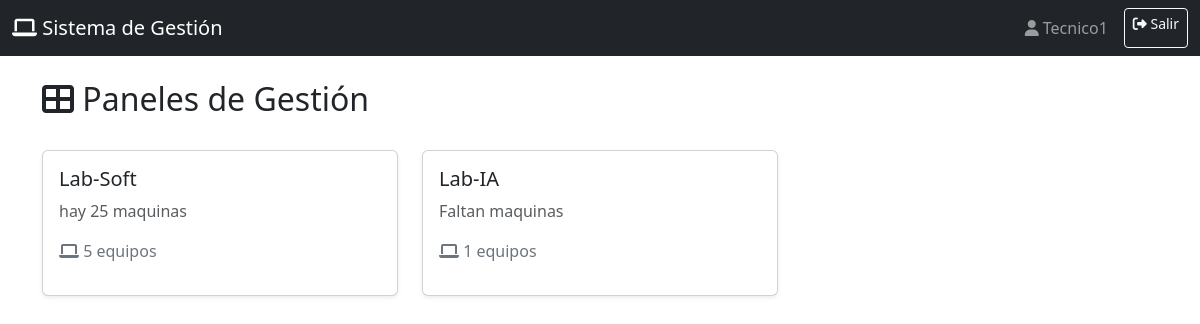
/dashboard (signed in), run on the app's committed database.
### models/Usuario.py (models this page shows, shortened)
class Usuarios(UserMixin, db.Model):
    __tablename__ = 'usuarios'
    id = db.Column(db.Integer, primary_key=True)
    username = db.Column(db.String(80), unique=True, nullable=False)
    password = db.Column(db.Text, nullable=False)
    rol = db.Column(db.String(20), nullable=False, default='estudiante')
    __table_args__ = (
        CheckConstraint("rol IN ('admin', 'profesor', 'estudiante', 'tecnico')", name='check_rol'),
    )

### models/Lab.py (models this page shows)
class Laboratorios(db.Model):
    __tablename__ = 'laboratorios'
    id = db.Column(db.Integer, primary_key=True)
    nombre = db.Column(db.String(100), unique=True, nullable=False)
    descripcion = db.Column(db.Text)
    equipos = db.relationship('Equipos', backref='laboratorio', lazy=True, cascade='all, delete-orphan')

### controllers/lab_controller.py (the view)
@Lab_bp.route('/dashboard')
@login_required
def dashboard():
    panels = Laboratorios.query.all()
    return render_template('dashboard.html', panels=panels)

### app.py (called while the page is built)
@login_manager.user_loader
def load_user(user_id):
    return Usuarios.query.get(int(user_id))

### views/templates/dashboard.html (shortened to what this page needs)
{% extends "base.html" %}
{% block content %}
<div class="d-flex justify-content-between align-items-center mb-4">
    <h2><i class="fas fa-th-large"></i> Paneles de Gestión</h2>
</div>
<div class="row">
    {% for panel in panels %}
    <div class="col-md-4 mb-4">
        <div class="card shadow-sm panel-card"
            onclick="window.location.href='{{ url_for('laboratorio.view_panel', panel_id=panel.id) }}'">
            <div class="card-body">
                <h5 class="card-title">{{ panel.nombre }}</h5>
                <p class="card-text text-muted">{{ panel.descripcion or 'Sin descripción' }}</p>
                <p class="text-secondary">
                    <i class="fas fa-laptop"></i> {{ panel.equipos|length }} equipos
                </p>
            </div>
        </div>
    </div>
    {% endfor %}
</div>
{% endblock %}

### views/templates/base.html (shortened to what this page needs)
<!DOCTYPE html>
<html lang="es">
<head>
    <link href="https://cdnjs.cloudflare.com/ajax/libs/bootstrap/5.3.0/css/bootstrap.min.css" rel="stylesheet">
    <link href="https://cdnjs.cloudflare.com/ajax/libs/font-awesome/6.4.0/css/all.min.css" rel="stylesheet">
    <link rel="stylesheet" href="{{ url_for('static', filename='css/style.css') }}">
</head>
<body>
    {% if current_user.is_authenticated %}
    <nav class="navbar navbar-expand-lg navbar-dark bg-dark">
        <div class="container-fluid">
            <a class="navbar-brand" href="{{ url_for('laboratorio.dashboard') }}">
                <i class="fas fa-laptop"></i> Sistema de Gestión
            </a>
            <div class="navbar-nav ms-auto">
                <span class="navbar-text me-3">
                    <i class="fas fa-user"></i> {{ current_user.username }}
                </span>
                <a class="btn btn-outline-light btn-sm" href="{{ url_for('auth.logout') }}">
                    <i class="fas fa-sign-out-alt"></i> Salir
                </a>
            </div>
        </div>
    </nav>
    {% endif %}
    <div class="container mt-4">
        {% block content %}{% endblock %}
    </div>
</body>
</html>

### static/css/style.css (style rules this page uses)
.panel-card { cursor: pointer; transition: transform 0.2s ease, box-shadow 0.2s ease; }

### data on the page
Usuarios: username "Tecnico1"
Laboratorios: nombre "Lab-Soft", descripcion "hay 25 maquinas", equipos|length "5"
Laboratorios: nombre "Lab-IA", descripcion "Faltan maquinas", equipos|length "1"
